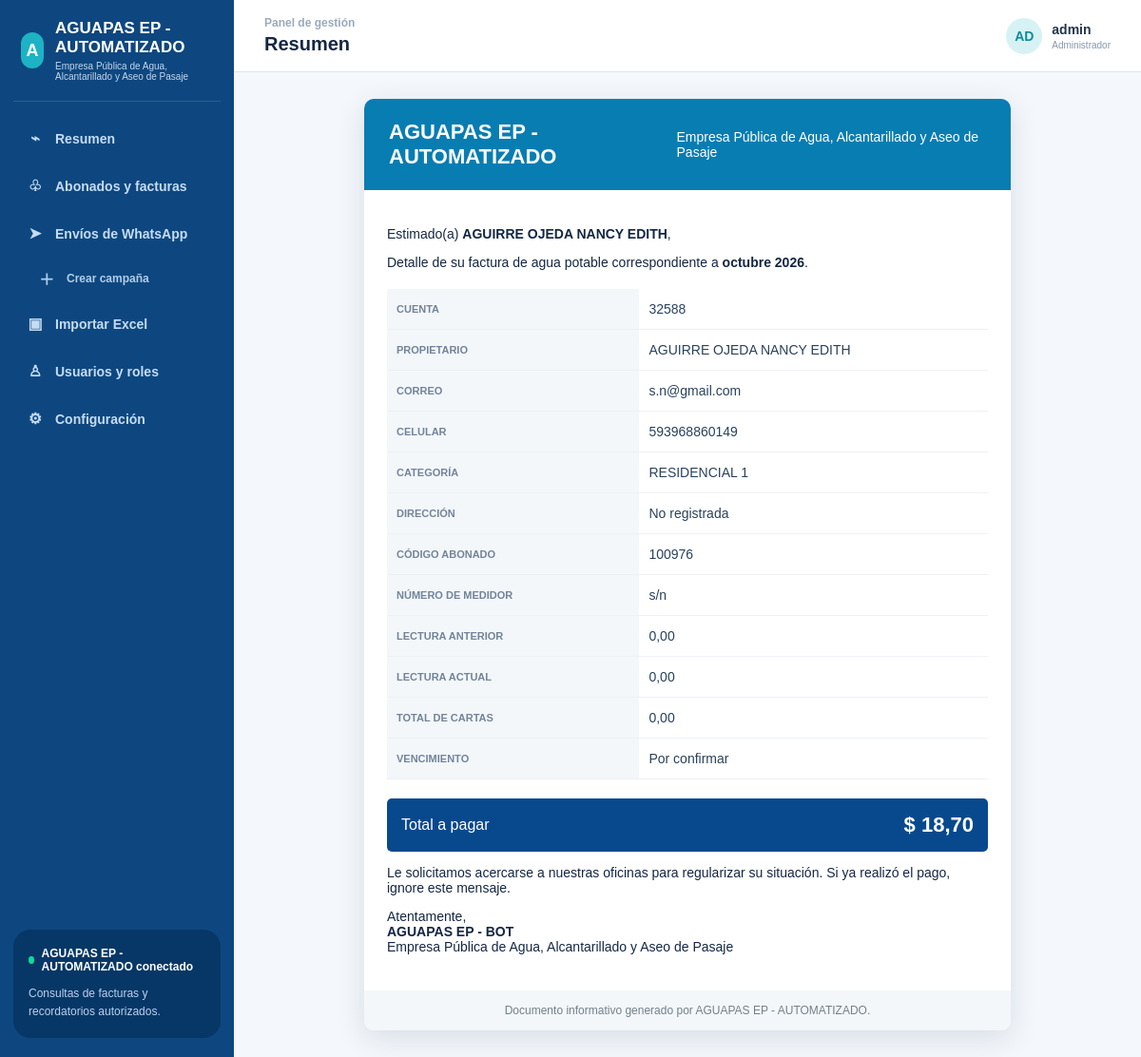
Page /facturas/1/ (signed in) on the committed database.
### billing/models.py (models this page shows, shortened)
class Invoice(models.Model):
    STATUS = [('pending','Pendiente'),('paid','Pagada'),('cancelled','Anulada')]
    subscriber = models.ForeignKey(Subscriber, on_delete=models.CASCADE, related_name='invoices')
    period = models.DateField(help_text='Usa el primer día del mes')
    previous_reading = models.DecimalField(max_digits=12, decimal_places=2, default=0)
    current_reading = models.DecimalField(max_digits=12, decimal_places=2, default=0)
    amount = models.DecimalField(max_digits=12, decimal_places=2, default=0)
    due_date = models.DateField(null=True, blank=True)
    status = models.CharField(max_length=20, choices=STATUS, default='pending')
    created_at = models.DateTimeField(auto_now_add=True)
    class Meta: unique_together = ('subscriber','period'); ordering = ['-period','subscriber__full_name']

class Subscriber(models.Model):
    account_number = models.CharField('Cuenta', max_length=60, unique=True)
    import_batch = models.ForeignKey('ImportBatch', null=True, blank=True, on_delete=models.SET_NULL, related_name='subscribers')
    national_id = models.CharField('Cédula', max_length=30, blank=True)
    full_name = models.CharField('Abonado', max_length=180)
    phone = models.CharField('WhatsApp', max_length=30, blank=True)
    email = models.EmailField(blank=True)
    address = models.CharField(max_length=255, blank=True)
    category = models.CharField(max_length=80, blank=True)
    sequence = models.CharField(max_length=30, blank=True)
    client_code = models.CharField(max_length=60, blank=True)
    meter_number = models.CharField(max_length=60, blank=True)
    total_letters = models.DecimalField(max_digits=12, decimal_places=2, default=0)
    previous_reading = models.DecimalField(max_digits=12, decimal_places=2, default=0)
    current_reading = models.DecimalField(max_digits=12, decimal_places=2, default=0)
    active = models.BooleanField(default=True)
    consent_whatsapp = models.BooleanField(default=False)
    created_at = models.DateTimeField(auto_now_add=True)
    updated_at = models.DateTimeField(auto_now=True)

### billing/views.py (the view)
# urls.py: path('facturas/<int:pk>/', InvoicePreviewView.as_view(), name='invoice_preview'),
class InvoicePreviewView(LoginRequiredMixin, DetailView):
    model = Invoice
    template_name = 'billing/invoice_preview.html'
    context_object_name = 'invoice'
    def get_queryset(self):
        return Invoice.objects.select_related('subscriber')

### templates/billing/invoice_preview.html (shortened to what this page needs)
{% extends 'base.html' %}
{% block content %}
<div class="invoice-shell">
  <div class="invoice-head"><strong>AGUAPAS EP - AUTOMATIZADO</strong><span>Empresa Pública de Agua, Alcantarillado y Aseo de Pasaje</span></div>
  <div class="invoice-body">
    <p>Estimado(a) <strong>{{ invoice.subscriber.full_name }}</strong>,</p>
    <p>Detalle de su factura de agua potable correspondiente a <strong>{{ invoice.period|date:'F Y' }}</strong>.</p>
    <table class="table invoice-table">
      <tr><th>Cuenta</th><td>{{ invoice.subscriber.account_number }}</td></tr>
      <tr><th>Propietario</th><td>{{ invoice.subscriber.full_name }}</td></tr>
      <tr><th>Correo</th><td>{{ invoice.subscriber.email|default:'No registrado' }}</td></tr>
      <tr><th>Celular</th><td>{{ invoice.subscriber.phone|default:'No registrado' }}</td></tr>
      <tr><th>Categoría</th><td>{{ invoice.subscriber.category|default:'No registrada' }}</td></tr>
      <tr><th>Dirección</th><td>{{ invoice.subscriber.address|default:'No registrada' }}</td></tr>
      <tr><th>Código abonado</th><td>{{ invoice.subscriber.client_code|default:'No registrado' }}</td></tr>
      <tr><th>Número de medidor</th><td>{{ invoice.subscriber.meter_number|default:'No registrado' }}</td></tr>
      <tr><th>Lectura anterior</th><td>{{ invoice.subscriber.previous_reading }}</td></tr>
      <tr><th>Lectura actual</th><td>{{ invoice.subscriber.current_reading }}</td></tr>
      <tr><th>Total de cartas</th><td>{{ invoice.subscriber.total_letters }}</td></tr>
      <tr><th>Vencimiento</th><td>{{ invoice.due_date|date:'d/m/Y'|default:'Por confirmar' }}</td></tr>
    </table>
    <div class="invoice-total"><span>Total a pagar</span><strong>$ {{ invoice.amount|floatformat:2 }}</strong></div>
    <p>Le solicitamos acercarse a nuestras oficinas para regularizar su situación. Si ya realizó el pago, ignore este mensaje.</p>
    <p>Atentamente,<br><strong>AGUAPAS EP - BOT</strong><br>Empresa Pública de Agua, Alcantarillado y Aseo de Pasaje</p>
  </div>
  <div class="invoice-foot">Documento informativo generado por AGUAPAS EP - AUTOMATIZADO.</div>
</div>
{% endblock %}

### templates/base.html (shortened to what this page needs)
<!doctype html>
<html lang="es">
<head>
</head>
<body>
<div class="app-shell">
  <aside class="sidebar">
    <div class="brand"><div class="brand-mark">A</div><div><div class="brand-name">AGUAPAS EP - AUTOMATIZADO</div><div class="brand-subtitle">Empresa Pública de Agua, Alcantarillado y Aseo de Pasaje</div></div></div>
    <nav class="nav">
      <a href="{% url 'dashboard' %}" class="{% if request.path == '/' %}active{% endif %}"><span class="nav-icon">⌁</span>Resumen</a>
      <a href="{% url 'subscribers' %}"><span class="nav-icon">♧</span>Abonados y facturas</a>
      <a href="{% url 'campaigns' %}"><span class="nav-icon">➤</span>Envíos de WhatsApp</a>
      <a href="{% url 'campaign_create' %}" class="subnav-link"><span class="nav-icon">＋</span>Crear campaña</a>
      <a href="{% url 'import_excel' %}"><span class="nav-icon">▣</span>Importar Excel</a>
      <a href="{% url 'users' %}" class="{% if '/usuarios/' in request.path %}active{% endif %}"><span class="nav-icon">♙</span>Usuarios y roles</a>
      <a href="{% url 'users' %}" class="{% if '/configuracion/' in request.path %}active{% endif %}"><span class="nav-icon">⚙</span>Configuración</a>
    </nav>
    <div class="bot-status"><div class="status-line"><span class="status-dot"></span>AGUAPAS EP - AUTOMATIZADO conectado</div><p>Consultas de facturas y recordatorios autorizados.</p></div>
  </aside>
  <main class="main">
    <header class="topbar"><div><div class="eyebrow">Panel de gestión</div><h1 class="page-title">{% block header_title %}Resumen{% endblock %}</h1></div><div class="user-chip"><div class="avatar">{{ request.user.username|slice:':2'|upper }}</div><div class="user-meta"><strong>{{ request.user.get_full_name|default:request.user.username }}</strong><small>{% if request.user.is_staff %}Administrador{% else %}Usuario{% endif %}</small></div></div></header>
    <section class="content">{% block content %}{% endblock %}</section>
  </main>
</div>
</body>
</html>

### templates/base.html (style rules this page uses)
:root { --navy:#0e477f;--navy-deep:#073766;--ink:#142743;--muted:#7890aa;--line:#dce6ef;--bg:#f4f7fb;--white:#fff;--cyan:#20a3b5;--green:#25a64b;--amber:#f7b718;--red:#df334b }
* { box-sizing:border-box }
body { margin:0;background:var(--bg);color:var(--ink);font:14px Arial,Helvetica,sans-serif }
.app-shell { min-height:100vh;display:flex }
.sidebar { width:246px;flex:0 0 246px;background:var(--navy);color:#dbeaff;padding:20px 14px;display:flex;flex-direction:column }
.brand { display:flex;align-items:center;gap:12px;padding:0 8px 20px;border-bottom:1px solid #ffffff20 }
.brand-mark { width:38px;height:38px;border-radius:12px;background:#1db2c4;color:#fff;display:grid;place-items:center;font-size:18px;font-weight:700 }
.brand-name { font-size:17px;font-weight:700;color:#fff }
.brand-subtitle { font-size:10px;margin-top:4px;color:#c1d7ef }
.nav { padding-top:16px;display:grid;gap:5px }
.nav a { color:#c5dcf4;text-decoration:none;padding:13px 14px;border-radius:12px;display:flex;align-items:center;gap:12px;font-weight:600 }
.nav-icon { width:18px;text-align:center;font-size:16px }
.bot-status { margin-top:auto;background:#073766;border-radius:18px;padding:18px 16px;color:#fff }
.status-line { font-weight:700;font-size:12px;display:flex;align-items:center;gap:8px }
.status-dot { width:8px;height:8px;border-radius:50%;background:#10d99b }
.bot-status p { font-size:12px;line-height:1.6;color:#b9d2ee;margin:12px 0 0 }
.main { min-width:0;flex:1 }
.topbar { height:76px;background:#fff;border-bottom:1px solid var(--line);display:flex;align-items:center;justify-content:space-between;padding:0 32px }
.eyebrow { color:#9aaabd;font-size:12px;font-weight:600 }
.page-title { font-size:20px;margin:4px 0 0 }
.user-chip { display:flex;align-items:center;gap:10px;color:#25344b }
.avatar { width:38px;height:38px;border-radius:50%;background:#d7f2f5;color:#128b9b;display:grid;place-items:center;font-weight:700 }
.user-meta small { display:block;color:#8496aa;font-size:10px;margin-top:3px }
.content { max-width:none;width:100%;margin:0 auto;padding:28px 32px }
.subnav-link { padding-top:8px!important;padding-bottom:8px!important;margin-left:12px;font-size:12px!important;opacity:.9 }
.table { width:100%;border-collapse:collapse }
.table th,.table td { text-align:left;padding:13px 10px;border-bottom:1px solid #edf1f5 }
.table th { color:#72849a;font-size:11px;text-transform:uppercase }
.table td { color:#29425c }

### templates/billing/invoice_preview.html (style rules this page uses)
.invoice-shell { max-width:680px;margin:0 auto;background:#fff;border-radius:10px;overflow:hidden;box-shadow:0 8px 30px #173b5720 }
.invoice-head { background:#087db2;color:#fff;padding:22px 26px;display:flex;justify-content:space-between;align-items:center }
.invoice-head strong { font-size:22px }
.invoice-body { padding:24px }
.invoice-table { margin:20px 0 }
.invoice-table th { width:42%;background:#f3f7fa }
.invoice-total { display:flex;justify-content:space-between;align-items:center;background:#08498e;color:#fff;padding:15px;border-radius:5px;font-size:16px }
.invoice-total strong { font-size:22px }
.invoice-foot { background:#f3f7fa;color:#72808a;padding:14px;text-align:center;font-size:12px }

### rows in the picture
Invoice: subscriber.full_name "AGUIRRE OJEDA NANCY EDITH", period "octubre 2026", subscriber.account_number "32588", subscriber.email "s.n@gmail.com", subscriber.phone "593968860149", subscriber.category "RESIDENCIAL 1", subscriber.address "No registrada", subscriber.client_code "100976", subscriber.meter_number "s/n", subscriber.previous_reading "0,00", subscriber.current_reading "0,00", subscriber.total_letters "0,00", due_date "Por confirmar", amount "18,70"

### other values in the picture
{{ request.user.username|slice:':2'|upper }} "AD"
{{ request.user.get_full_name|default:request.user.username }} "admin"
